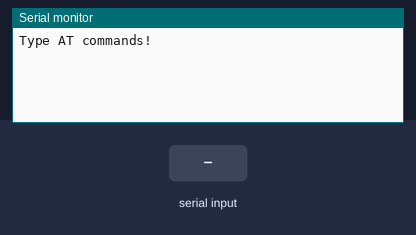
Bench run of a sketch on a simulated Arduino Uno, built with avr-gcc and run on an emulated ATmega328P. Parts: the last lines printed to the serial monitor. Inputs (shaded band) come from the test bench.

Above: at 1.2 s.
1.3 s: "1" received over the second serial link
At 1.7 s:
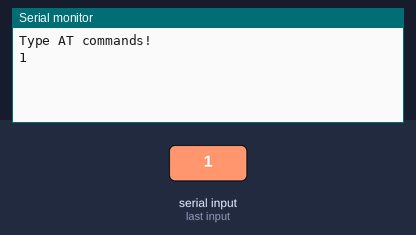
2.8 s: "0" received over the second serial link
At 4.0 s:
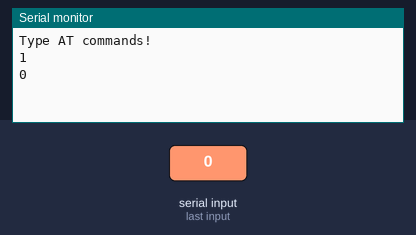

Measured:
- after the input at 1.3 s, the serial monitor: prints a new line at once (image 1)
- after the input at 2.8 s, the serial monitor: prints a new line at once (image 2)

The sketch:

HC06.ino
```cpp
#include <SoftwareSerial.h>
SoftwareSerial mySerial(3,2); // RX,TX
String command =""; // Stores response of the HC-06 Bluetooth device

void setup() {
  // Open serial communications:
  Serial.begin(9600);
  Serial.println("Type AT commands!");

  // The HC-06 defaults to 9600 according to the datasheet.
  mySerial.begin(9600);
}

void loop() {
  // Read device output if available.
  if(mySerial.available()) {
    while(mySerial.available()) { // While there is more to be read, keep reading.
      command += (char)mySerial.read();
    }

    Serial.println(command);
    command = ""; // No repeats
  }

  // Read user input if available.
  if(Serial.available()){
    delay(10); // The delay is necessary to get this working!
    mySerial.write(Serial.read());
  }
}
```
